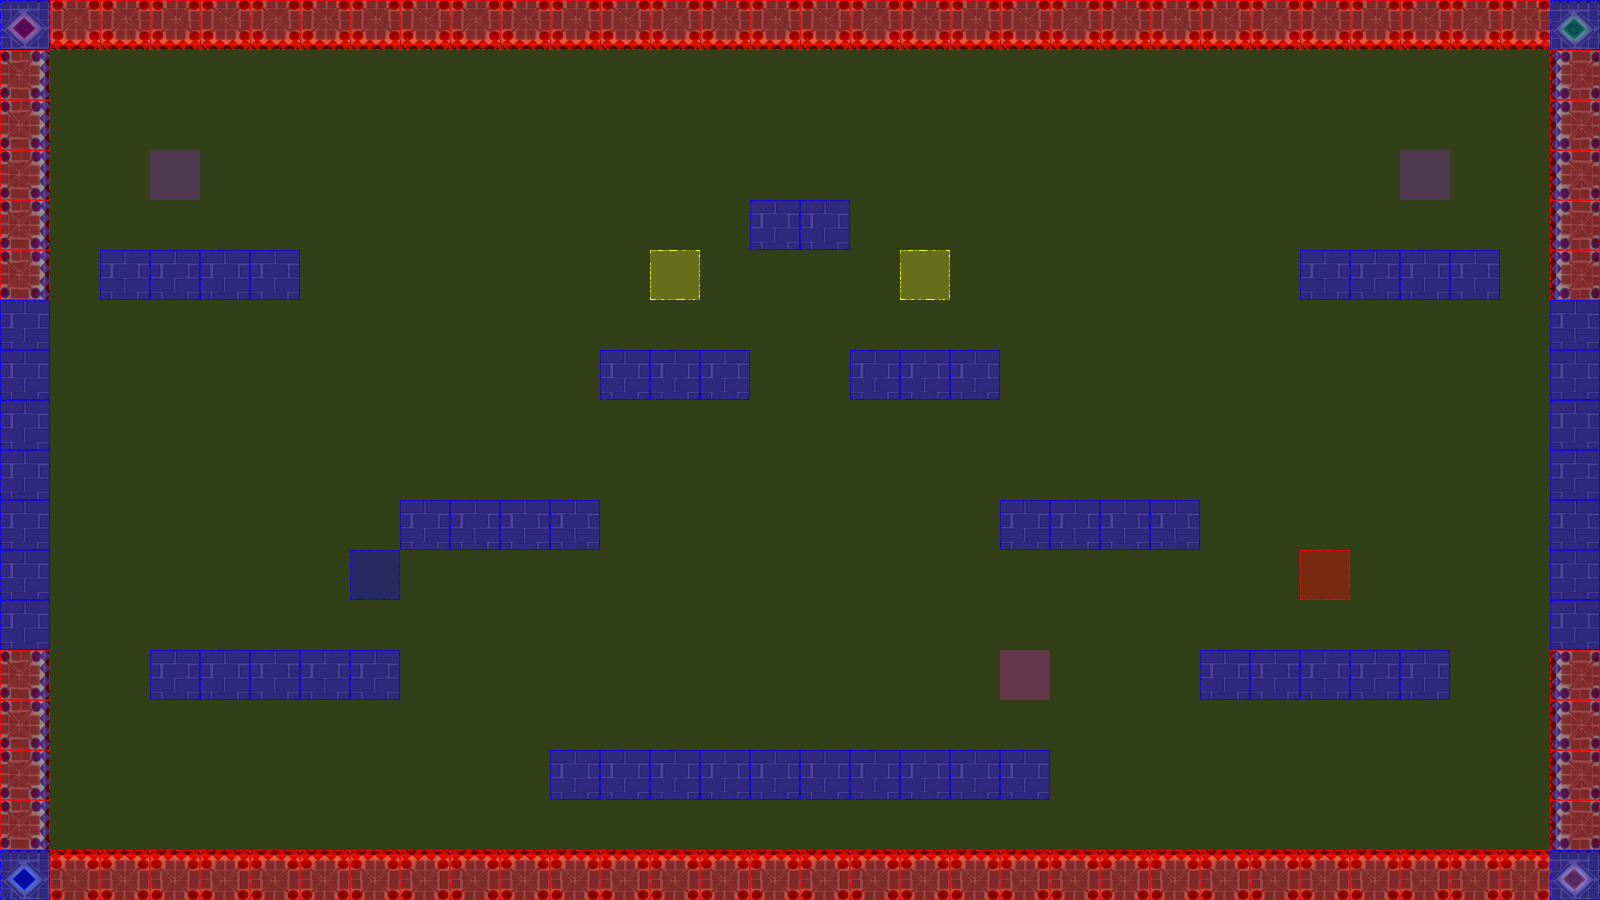

A 2D game scene composited from a Tiled map and its tileset images. What follows is a short description and the map's XML, with each tile layer's data collapsed to a summary:
An orthogonal 32x18 tile map with 50x50 px tiles, 3 tile layers (terrain, collision, event), 2 tilesets.

<map version="1.0" orientation="orthogonal" renderorder="left-up" width="32" height="18" tilewidth="50" tileheight="50" nextobjectid="3">
 <tileset firstgid="1" name="castleTile" tilewidth="50" tileheight="50" tilecount="36" columns="6">
  <image source="tiles/castleTile.png" width="300" height="300" />
 </tileset>
 <tileset firstgid="37" name="collisionTile" tilewidth="50" tileheight="50" tilecount="12" columns="3">
  <image source="tiles/collisionTile.png" width="150" height="200" />
 </tileset>
 <layer name="terrain" width="32" height="18">
  <data>[576 cells, 140 non-empty, 9 distinct tile ids]</data>
 </layer>
 <layer name="collision" width="32" height="18">
  <data>[576 cells, 576 non-empty, 3 distinct tile ids]</data>
 </layer>
 <layer name="event" width="32" height="18">
  <data>[576 cells, 7 non-empty, 5 distinct tile ids]</data>
 </layer>
</map>
